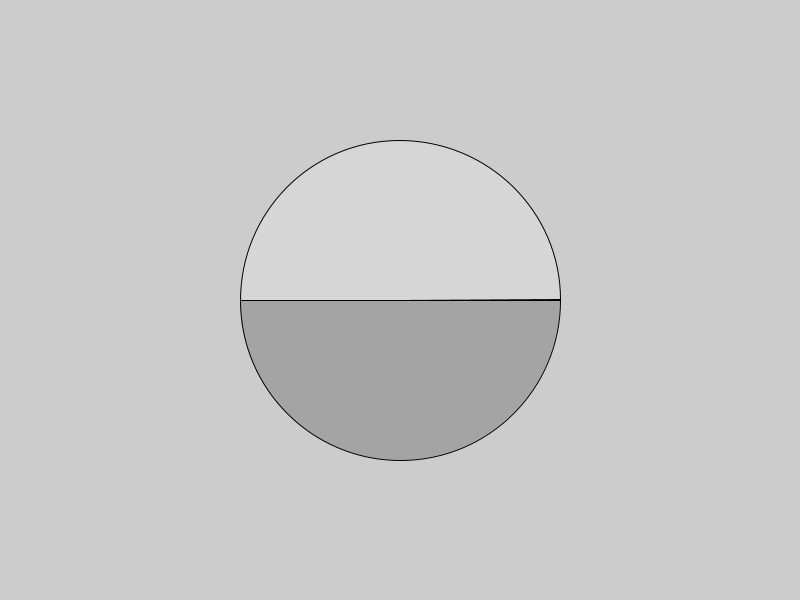
Frame 1 (no input)
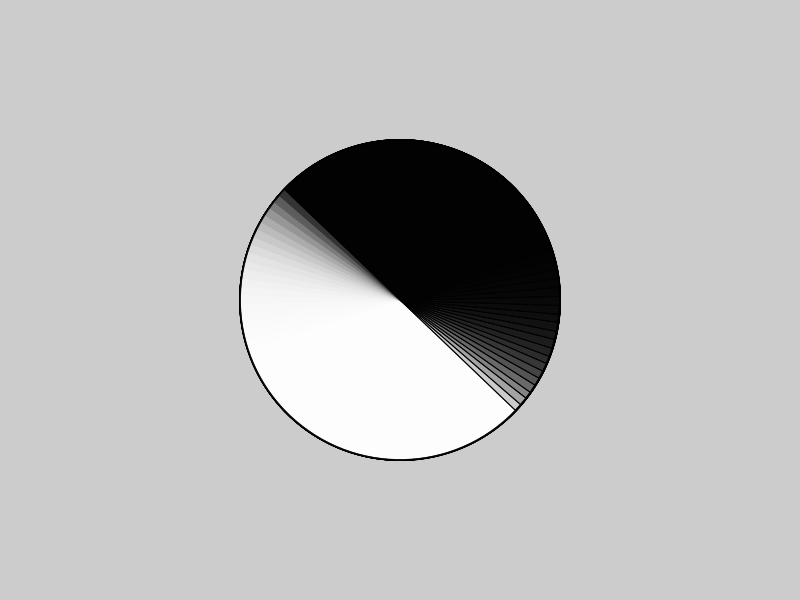
Frame 60 (the mouse pressed at the canvas centre just before this capture)
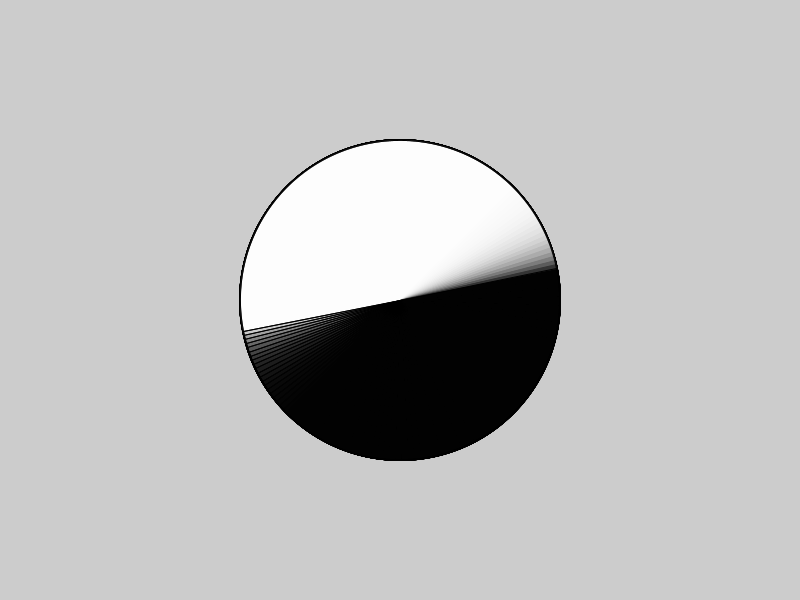
Frame 120 (the mouse held since frame 60 and released just before this capture)

The Processing sketch that drew these frames (run headless with seeded random() and noise(); from frame 60 on, the mouse is pressed at the canvas centre):

// Processing sketch: wheelRotation
// ── wheelRotation.pde
float rotamt = 0;
float rotateby = 5;

void setup(){
  //fullScreen();
  size(800, 600);
}

void draw(){
 //background(50); 
 pushMatrix();
 
 translate(400, 300);
 
 rotate(radians(rotamt));
 fill(0, 50);
 arc(0, 0, 320, 320, 0, PI, PIE);
 fill(255, 50);
 arc(0, 0, 320, 320, PI, TWO_PI, PIE);
 rotamt += rotateby;
 rotateby *= 0.99;
 //rotateby -= 0.001;
 if(rotateby >=0 && rotateby <= 0.05){
   rotateby = 0;
 }
 popMatrix();
 
}
